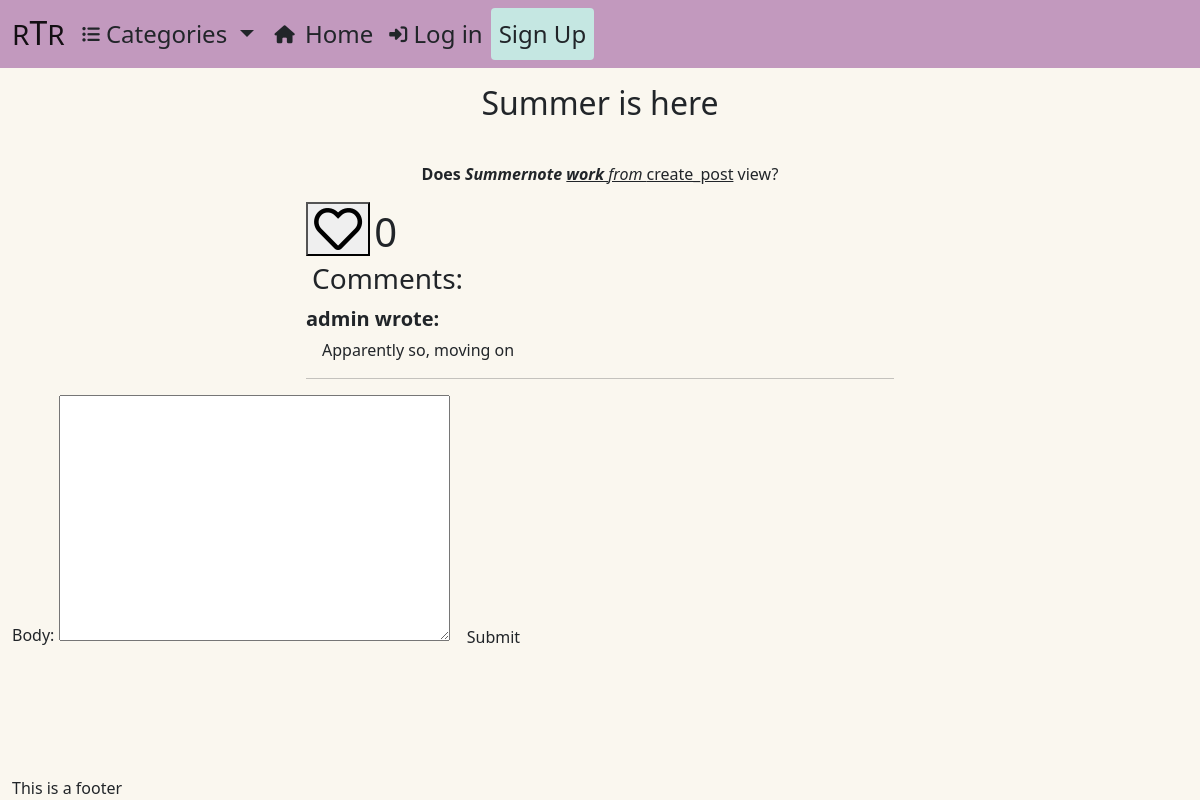
The app's page /post_detail/summer-is-hereadmin7640808/, older data.
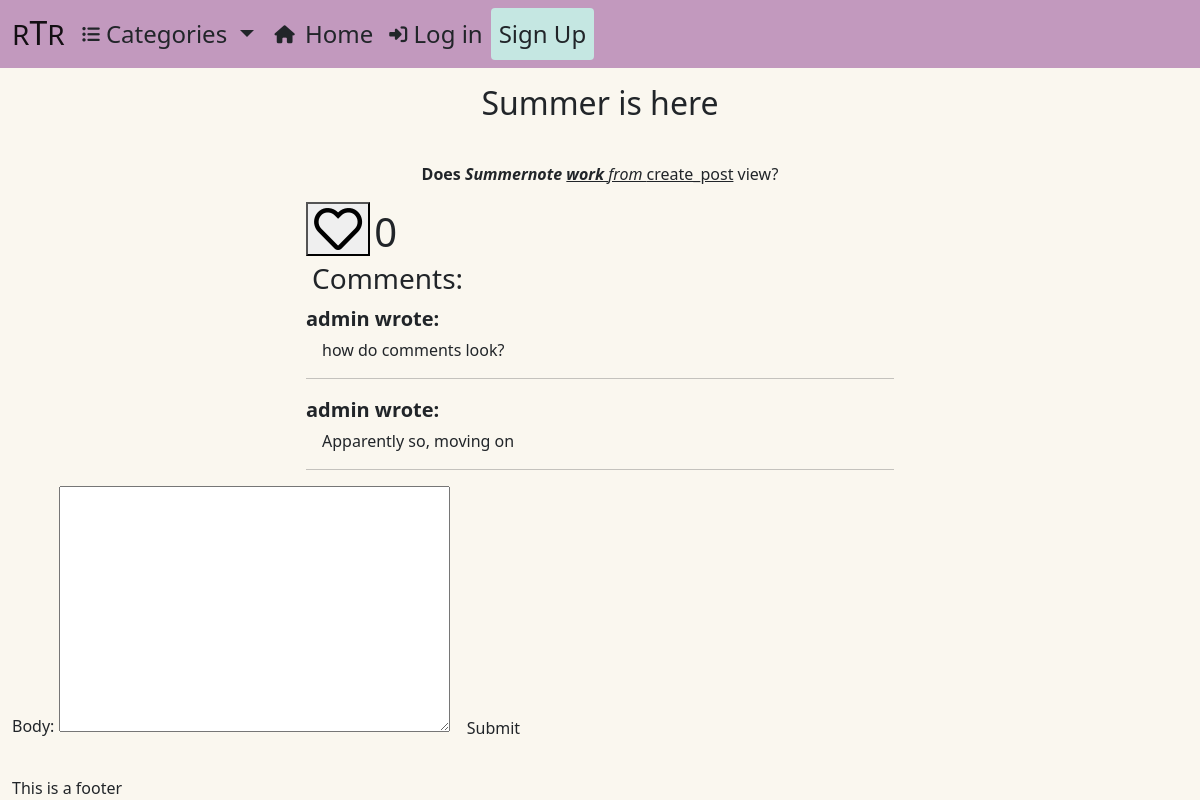
The same page, newer data.
### newssite/models.py (models this page shows, shortened)
class Comment(models.Model):
    post = models.ForeignKey(Post, on_delete=models.CASCADE,
                             related_name="comments")
    name = models.CharField(max_length=80)
    email = models.EmailField()
    body = models.TextField(max_length=300)
    created_on = models.DateTimeField(auto_now_add=True)
    approved = models.BooleanField(default=True)
    parent = models.ForeignKey('self',
                               null=True,
                               blank=True,
                               on_delete=models.CASCADE,
                               related_name='replies')
    class Meta:
        ordering = ["created_on"]

### post_detail/views.py (the view, shortened to what this page needs)
# urls.py: path('<slug:slug>/', views.PostDetail.as_view(), name='post_detail'),
class PostDetail(View):
    def get(self, request, slug, *args, **kwargs):
        queryset = Post.objects.filter(status=1)
        post = get_object_or_404(queryset, slug=slug)
        comments = post.comments.filter(
            approved=True, parent__isnull=True
            ).order_by("-created_on")
        liked = False
        if post.likes.filter(id=self.request.user.id).exists():
            liked = True
        return render(
            request,
            "post_detail/post_detail.html",
            {
                "post": post,
                "comments": comments,
                "liked": liked,
                "comment_form": CommentForm(),
            },
        )

### post_detail/forms.py
class CommentForm(forms.ModelForm):
    class Meta:
        model = Comment
        fields = ('body',)

### newssite/models.py (called while the page is built)
    def number_of_likes(self):
        return self.likes.count()

### post_detail/templates/post_detail/post_detail.html (shortened to what this page needs)
{% extends "base.html" %}
{% load static %}
{% block content %}
<div class="container-fluid">
    <div class="row my-3 text-center">
        <div class="col-12 col-md-8 offset-md-2 col-xl-4 offset-xl-4">
            <h2>{{ post.title }}</h2>
        </div>
    </div>
    <div class="row gx-0">
        <div class="col-12 col-md-8 offset-md-2 text-center">
            <p>{{ post.content | safe }}</p>
        </div>
    </div>
    <div class="row gx-0">
        <div class="col-md-6 offset-md-3">
            <form class="like-form"
                  action="{% url 'post_like' post.slug %}"
                  method="POST">
                {% if liked %}
                <button type="submit" class="btn-liked">
                    <i class="fas fa-heart fa-3x liked"></i>
                </button>
                {% else %}
                <button type="submit" class="btn-like">
                    <i class="far fa-heart fa-3x"></i>
                </button>
                {% endif %}
                <span class="likes-count fs-1">
                    {{ post.number_of_likes }}
                </span>
            </form>
        </div>
    </div>
    {% if comments %}
        <div class="row">
            <div class="col-md-6 offset-md-3">
                <h3>Comments:</h3>
            </div>
        </div>
        {% for comment in comments  %}
            <div class="row gx-0">
                <div class="col-md-6 offset-md-3">
                        <p class="mb-1 fs-5"><strong>{{ comment.name }} wrote:</strong></p>
                        <p class="ms-3">{{ comment.body }}</p>
                    <hr>
                </div>
            </div>
        {% endfor %}
    {% endif %}
    <div class="row">
        <div class="col">
            <form method="post" action="" class="comment-form">
                {{ comment_form }}
                <button type="submit" class="btn">Submit</button>
            </form>
        </div>
    </div>
</div>
{% endblock %}

Row changes from the older to the newer data that the page shows:
added Comment: name "admin", body "how do comments look?"
